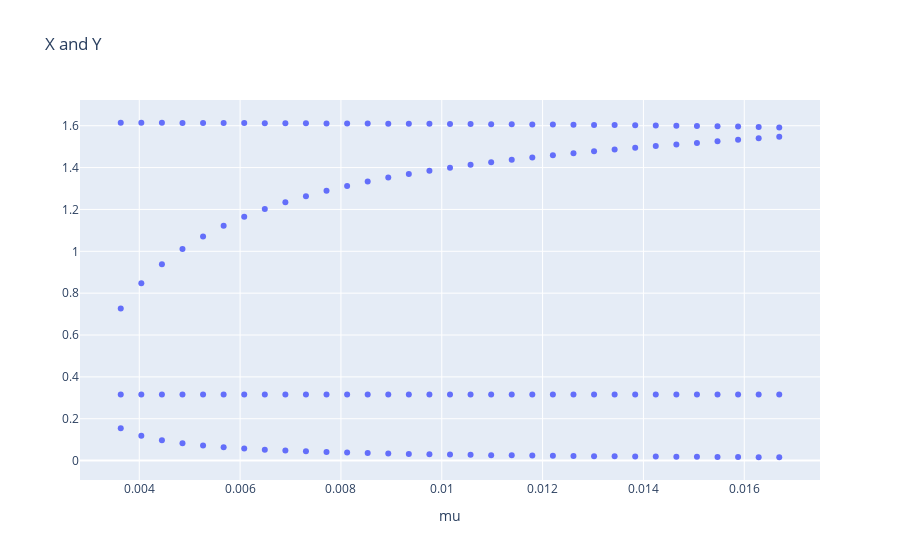

Notebook cell for this chart:
### Markdown cell above
На отрезке [0.005, 0.015] мнимая часть близка к нулю

### Code cell
mu_min = 0.0036
mu_max = 0.017
xs=[]
ys=[]
mus_bif = []
for cur_mu, sols in list(solutions_by_mu.items()):
    for x,y in sols:
        if mu_min<cur_mu<mu_max:
            mus_bif.append(cur_mu)
            xs.append(float(x.as_real_imag()[0]))
            ys.append(float(x.as_real_imag()[0]))
            
fig = go.Figure()
fig.add_trace(go.Scatter(x=mus_bif, y=ys, mode='markers', name = "x_im_parts"))
# fig.add_trace(go.Scatter(x=mus_for_im, y=y_im_parts, mode='markers', name = "y_im_parts"))
fig.update_layout(title="X and Y")
fig.update_layout(xaxis={"title": "mu"})

### Figure 1 — Plotly figure (JSON) as saved in the notebook; plotly's stock layout.template omitted (floating-point values rounded to 4 significant figures; data arrays with more than 128 entries replaced by an {"elided": "..."} marker saying what was removed)
{"data": [{"mode": "markers", "name": "x_im_parts", "type": "scatter", "x": {"elided": "132 float values"}, "y": {"elided": "132 float values"}}], "layout": {"autosize": true, "title": {"text": "X and Y"}, "xaxis": {"autorange": true, "range": [0.002827, 0.0175], "title": {"text": "mu"}, "type": "linear"}, "yaxis": {"autorange": true, "range": [-0.1159, 1.746], "type": "linear"}}}
